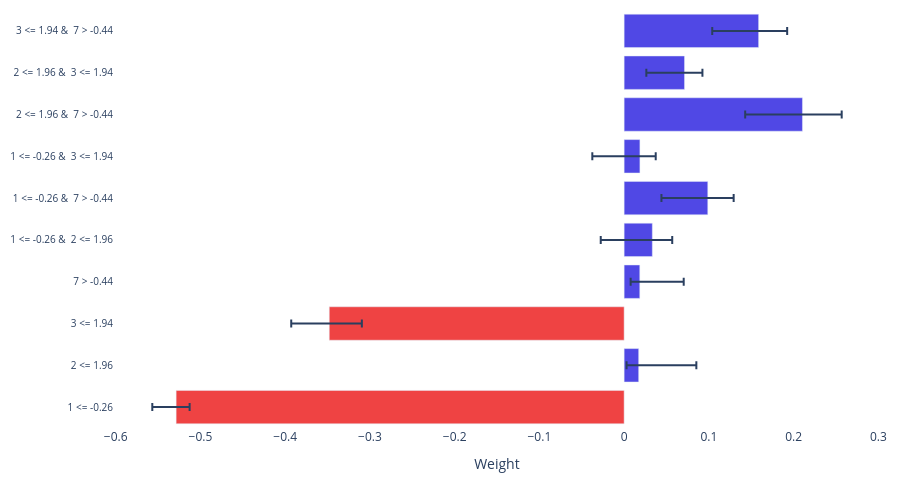

The code cell stored with this chart in its notebook:
### Markdown cell above
## Conjunctions

After `add_conjunctions()`, CE's `get_rules()` returns the merged rule set, so
conjunctive rules appear directly in the figure — the reason this figure exists
in the hub, whose server-side `factual_bars` view does not include them.

### Code cell
factual[0].add_conjunctions(max_rule_size=2)
factual[0].plot(style="plotly.local.factual_simple", show=True, uncertainty=True);

### Figure 1 — Plotly figure (JSON) as saved in the notebook; plotly's stock layout.template omitted (floating-point values rounded to 4 significant figures)
{"data": [{"customdata": ["1 <= -0.26", "2 <= 1.96", "3 <= 1.94", "7 > -0.44", "1 <= -0.26 & \n2 <= 1.96", "1 <= -0.26 & \n7 > -0.44", "1 <= -0.26 & \n3 <= 1.94", "2 <= 1.96 & \n7 > -0.44", "2 <= 1.96 & \n3 <= 1.94", "3 <= 1.94 & \n7 > -0.44"], "error_x": {"array": [0.01592, 0.06805, 0.03846, 0.05182, 0.02347, 0.03054, 0.01865, 0.04631, 0.02113, 0.03366], "arrayminus": [0.02812, 0.01428, 0.04487, 0.01079, 0.06089, 0.05469, 0.05617, 0.06758, 0.04507, 0.05476], "type": "data", "visible": true}, "hovertemplate": "%{customdata}<br>Weight: %{x:.4f}<extra></extra>", "marker": {"color": ["hsl(0,84%,60%)", "hsl(243,75%,59%)", "hsl(0,84%,60%)", "hsl(243,75%,59%)", "hsl(243,75%,59%)", "hsl(243,75%,59%)", "hsl(243,75%,59%)", "hsl(243,75%,59%)", "hsl(243,75%,59%)", "hsl(243,75%,59%)"]}, "orientation": "h", "type": "bar", "x": [-0.5287, 0.01717, -0.348, 0.01848, 0.03328, 0.09871, 0.01862, 0.2104, 0.07126, 0.1587], "y": ["1 <= -0.26", "2 <= 1.96", "3 <= 1.94", "7 > -0.44", "1 <= -0.26 & \n2 <= 1.96", "1 <= -0.26 & \n7 > -0.44", "1 <= -0.26 & \n3 <= 1.94", "2 <= 1.96 & \n7 > -0.44", "2 <= 1.96 & \n3 <= 1.94", "3 <= 1.94 & \n7 > -0.44"]}], "layout": {"height": 480, "margin": {"b": 40, "l": 10, "r": 20, "t": 10}, "paper_bgcolor": "rgba(0,0,0,0)", "plot_bgcolor": "rgba(0,0,0,0)", "xaxis": {"title": {"text": "Weight"}, "zeroline": true, "zerolinewidth": 2}, "yaxis": {"automargin": true, "tickfont": {"size": 10}}}}
